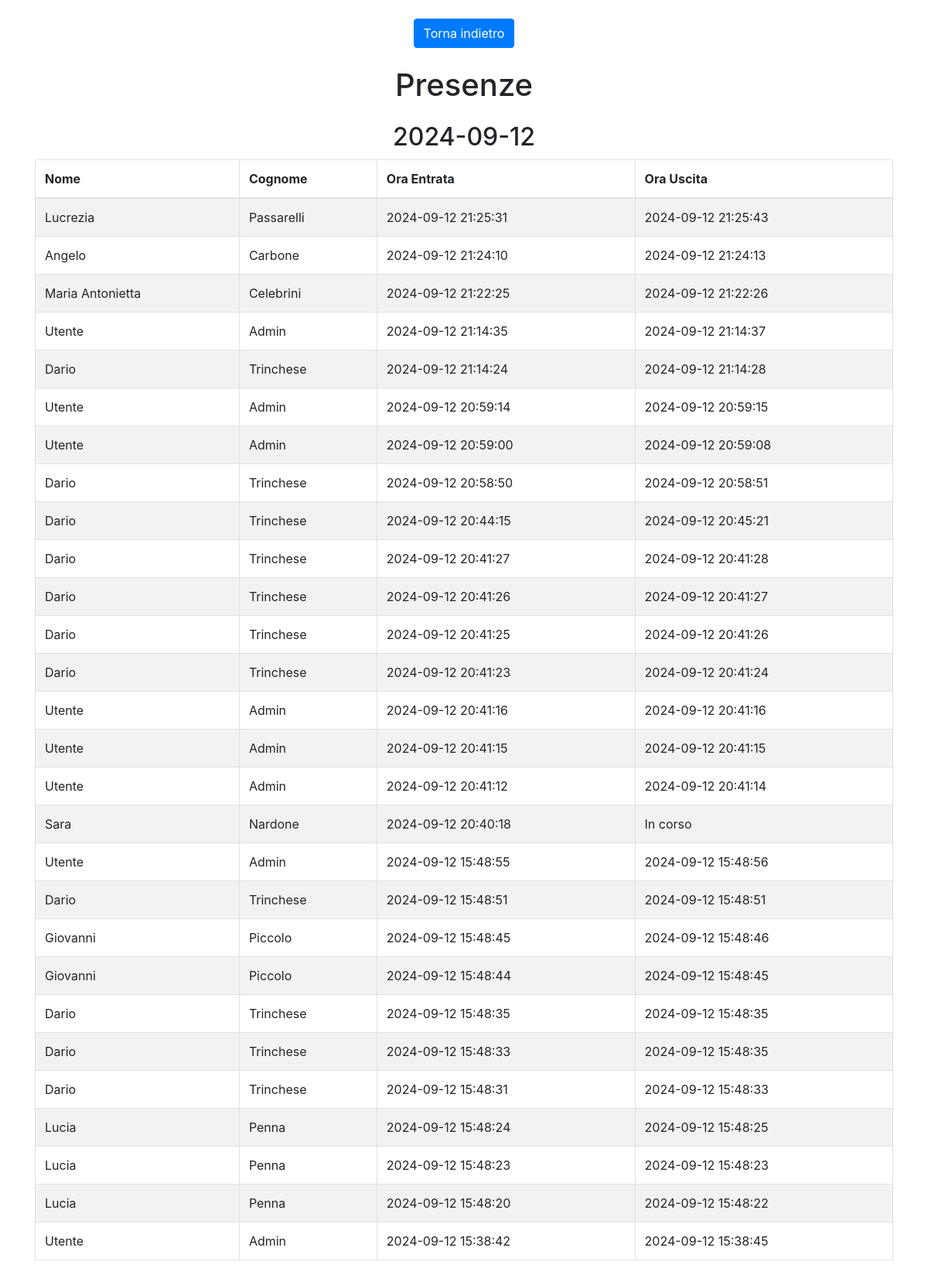
The page /presenze (signed in) on the database its author committed.
### tables this page shows
CREATE TABLE presenze (
    id INTEGER PRIMARY KEY AUTOINCREMENT,
    user_id INTEGER NOT NULL,
    ora_entrata DATETIME NOT NULL,
    ora_uscita DATETIME,
    FOREIGN KEY (user_id) REFERENCES users(id)
);

CREATE TABLE users (
    id INTEGER PRIMARY KEY AUTOINCREMENT,
    nome TEXT NOT NULL,
    cognome TEXT NOT NULL,
    email TEXT UNIQUE NOT NULL,
    password TEXT NOT NULL
, is_admin BOOLEAN DEFAULT 0);

### app.py (the view)
@app.route('/presenze')
@admin_required  # Questa pagina è accessibile solo agli admin
def presenze():
    conn = get_db_connection()
    query = '''
        SELECT p.id, u.nome, u.cognome, p.ora_entrata, p.ora_uscita, DATE(p.ora_entrata) as data
        FROM presenze p
        JOIN users u ON p.user_id = u.id
        ORDER BY data DESC, p.ora_entrata DESC
    '''
    presenze = conn.execute(query).fetchall()
    conn.close()
    print("Dati delle presenze:", presenze)
    presenze_per_giorno = {}
    for presenza in presenze:
        data = presenza['data']
        if data not in presenze_per_giorno:
            presenze_per_giorno[data] = []
        try:
            entrata = datetime.strptime(presenza['ora_entrata'], '%Y-%m-%d %H:%M:%S.%f') if presenza['ora_entrata'] else 'N/A'
            uscita = datetime.strptime(presenza['ora_uscita'], '%Y-%m-%d %H:%M:%S.%f') if presenza['ora_uscita'] else 'In corso'
        except ValueError:
            entrata = datetime.strptime(presenza['ora_entrata'], '%Y-%m-%d %H:%M:%S') if presenza['ora_entrata'] else 'N/A'
            uscita = datetime.strptime(presenza['ora_uscita'], '%Y-%m-%d %H:%M:%S') if presenza['ora_uscita'] else 'In corso'
        presenze_per_giorno[data].append({
            'id': presenza['id'],
            'nome': presenza['nome'],
            'cognome': presenza['cognome'],
            'entrata': entrata.strftime('%Y-%m-%d %H:%M:%S') if isinstance(entrata, datetime) else entrata,
            'uscita': uscita.strftime('%Y-%m-%d %H:%M:%S') if isinstance(uscita, datetime) else uscita
        })
    print("Presenze per giorno:", presenze_per_giorno)
    return render_template('presenze.html', presenze_per_giorno=presenze_per_giorno)

### app.py (called while the page is built)
def get_db_connection():
    conn = sqlite3.connect('aula_studio.db')
    conn.row_factory = sqlite3.Row
    return conn

def admin_required(f):
    @wraps(f)
    def decorated_function(*args, **kwargs):
        if 'user_id' not in session:
            return redirect('/login')
        conn = get_db_connection()
        user = conn.execute('SELECT * FROM users WHERE id = ?', (session['user_id'],)).fetchone()
        conn.close()
        if not user or not user['is_admin']:
            return redirect('/home')
        return f(*args, **kwargs)
    return decorated_function

### templates/presenze.html (shortened to what this page needs)
<!DOCTYPE html>
<html lang="it">
<head>
    <link href="https://stackpath.bootstrapcdn.com/bootstrap/4.5.2/css/bootstrap.min.css" rel="stylesheet">
</head>
<body>
    <div class="container mt-4">
        <div class="text-center mb-4">
            <a href="{{ url_for('home') }}" class="btn btn-primary">Torna indietro</a>
        </div>
        <h1 class="text-center mb-4">Presenze</h1>
        {% if presenze_per_giorno %}
            {% for data, presenze in presenze_per_giorno.items() %}
                <div class="table-container">
                    <h2 class="text-center date-header">{{ data }}</h2>
                    <table class="table table-striped table-bordered">
                        <thead>
                            <tr>
                                <th>Nome</th>
                                <th>Cognome</th>
                                <th>Ora Entrata</th>
                                <th>Ora Uscita</th>
                            </tr>
                        </thead>
                        <tbody>
                            {% for presenza in presenze %}
                                <tr>
                                    <td>{{ presenza.nome }}</td>
                                    <td>{{ presenza.cognome }}</td>
                                    <td>{{ presenza.entrata }}</td>
                                    <td>{{ presenza.uscita }}</td>
                                </tr>
                            {% endfor %}
                        </tbody>
                    </table>
                </div>
            {% endfor %}
        {% else %}
            <p class="text-center">Nessuna presenza registrata.</p>
        {% endif %}
    </div>
</body>
</html>

### templates/presenze.html (style rules this page uses)
.table-container { margin-bottom: 30px; }
.date-header { margin-bottom: 10px; }

### rows shown on the page
presenze: nome "Lucrezia", cognome "Passarelli", entrata "2024-09-12 21:25:31", uscita "2024-09-12 21:25:43"
presenze: nome "Angelo", cognome "Carbone", entrata "2024-09-12 21:24:10", uscita "2024-09-12 21:24:13"
presenze: nome "Maria Antonietta", cognome "Celebrini", entrata "2024-09-12 21:22:25", uscita "2024-09-12 21:22:26"
presenze: nome "Utente", cognome "Admin", entrata "2024-09-12 21:14:35", uscita "2024-09-12 21:14:37"
presenze: nome "Dario", cognome "Trinchese", entrata "2024-09-12 21:14:24", uscita "2024-09-12 21:14:28"
presenze: nome "Utente", cognome "Admin", entrata "2024-09-12 20:59:14", uscita "2024-09-12 20:59:15"
presenze: nome "Utente", cognome "Admin", entrata "2024-09-12 20:59:00", uscita "2024-09-12 20:59:08"
presenze: nome "Dario", cognome "Trinchese", entrata "2024-09-12 20:58:50", uscita "2024-09-12 20:58:51"
presenze: nome "Dario", cognome "Trinchese", entrata "2024-09-12 20:44:15", uscita "2024-09-12 20:45:21"
presenze: nome "Dario", cognome "Trinchese", entrata "2024-09-12 20:41:27", uscita "2024-09-12 20:41:28"
presenze: nome "Dario", cognome "Trinchese", entrata "2024-09-12 20:41:26", uscita "2024-09-12 20:41:27"
presenze: nome "Dario", cognome "Trinchese", entrata "2024-09-12 20:41:25", uscita "2024-09-12 20:41:26"
presenze: nome "Dario", cognome "Trinchese", entrata "2024-09-12 20:41:23", uscita "2024-09-12 20:41:24"
presenze: nome "Utente", cognome "Admin", entrata "2024-09-12 20:41:16", uscita "2024-09-12 20:41:16"
presenze: nome "Utente", cognome "Admin", entrata "2024-09-12 20:41:15", uscita "2024-09-12 20:41:15"
presenze: nome "Utente", cognome "Admin", entrata "2024-09-12 20:41:12", uscita "2024-09-12 20:41:14"
presenze: nome "Sara", cognome "Nardone", entrata "2024-09-12 20:40:18", uscita "In corso"
presenze: nome "Utente", cognome "Admin", entrata "2024-09-12 15:48:55", uscita "2024-09-12 15:48:56"
presenze: nome "Dario", cognome "Trinchese", entrata "2024-09-12 15:48:51", uscita "2024-09-12 15:48:51"
presenze: nome "Giovanni", cognome "Piccolo", entrata "2024-09-12 15:48:45", uscita "2024-09-12 15:48:46"
presenze: nome "Giovanni", cognome "Piccolo", entrata "2024-09-12 15:48:44", uscita "2024-09-12 15:48:45"
presenze: nome "Dario", cognome "Trinchese", entrata "2024-09-12 15:48:35", uscita "2024-09-12 15:48:35"
presenze: nome "Dario", cognome "Trinchese", entrata "2024-09-12 15:48:33", uscita "2024-09-12 15:48:35"
presenze: nome "Dario", cognome "Trinchese", entrata "2024-09-12 15:48:31", uscita "2024-09-12 15:48:33"
presenze: nome "Lucia", cognome "Penna", entrata "2024-09-12 15:48:24", uscita "2024-09-12 15:48:25"
presenze: nome "Lucia", cognome "Penna", entrata "2024-09-12 15:48:23", uscita "2024-09-12 15:48:23"
presenze: nome "Lucia", cognome "Penna", entrata "2024-09-12 15:48:20", uscita "2024-09-12 15:48:22"
presenze: nome "Utente", cognome "Admin", entrata "2024-09-12 15:38:42", uscita "2024-09-12 15:38:45"

### other values the page prints
{{ data }} "2024-09-12"
